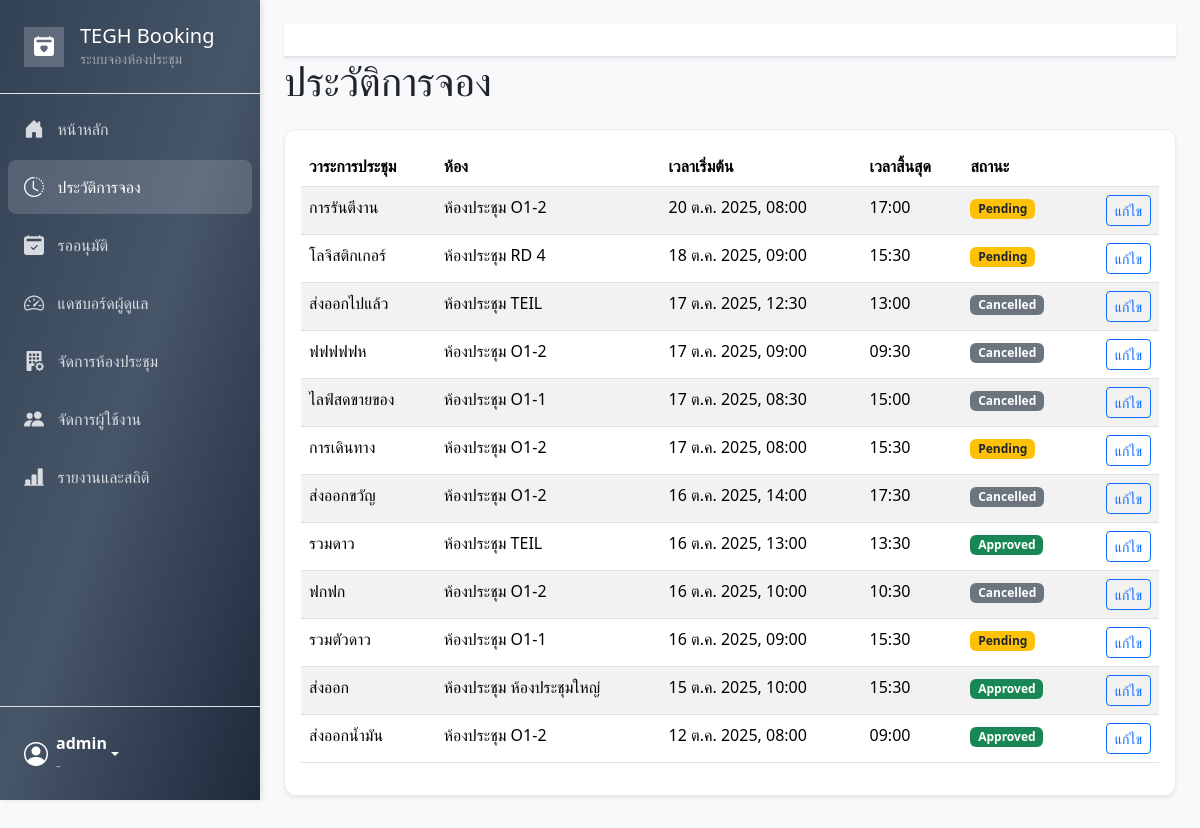
Page /history/ (signed in) on the committed database.
### booking/models.py (models this page shows, shortened)
class Profile(models.Model):
    user = models.OneToOneField(User, on_delete=models.CASCADE)
    department = models.CharField(max_length=100, blank=True)
    phone = models.CharField(max_length=50, blank=True)
    avatar = models.ImageField(upload_to='avatars/', blank=True, null=True)

class Booking(models.Model):
    STATUS_CHOICES = [
        ('PENDING', 'Pending'),
        ('APPROVED', 'Approved'),
        ('REJECTED', 'Rejected'),
        ('CANCELLED', 'Cancelled'),
    ]
    room = models.ForeignKey(Room, related_name='bookings', on_delete=models.CASCADE)
    title = models.CharField(max_length=200)
    description = models.TextField(blank=True)
    start_time = models.DateTimeField()
    end_time = models.DateTimeField()
    booked_by = models.ForeignKey(User, related_name='bookings', on_delete=models.CASCADE)
    participants = models.ManyToManyField(User, related_name='participating_bookings', blank=True)
    participant_count = models.IntegerField(default=1)
    status = models.CharField(max_length=10, choices=STATUS_CHOICES, default='PENDING')
    additional_requests = models.TextField(blank=True, null=True)
    attachment = models.FileField(upload_to='attachments/', blank=True, null=True)
    chairman = models.CharField(max_length=100, blank=True, null=True)
    additional_notes = models.TextField(blank=True, null=True)
    created_at = models.DateTimeField(auto_now_add=True)
    updated_at = models.DateTimeField(auto_now=True)

class Room(models.Model):
    name = models.CharField(max_length=100)
    building = models.CharField(max_length=100, blank=True, null=True)
    floor = models.CharField(max_length=20, blank=True, null=True)
    capacity = models.IntegerField(default=1)
    equipment_in_room = models.TextField(blank=True)
    image = models.ImageField(upload_to='room_images/', blank=True, null=True)

### booking/views.py (the view, shortened to what this page needs)
# urls.py: path('history/', views.history_view, name='history'),
@login_required
def history_view(request):
    bookings = Booking.objects.filter(booked_by=request.user).select_related('room').order_by('-start_time')
    date_f = request.GET.get('date'); room_f = request.GET.get('room'); status_f = request.GET.get('status')
    try:
        if date_f: bookings = bookings.filter(start_time__date=datetime.strptime(date_f, '%Y-%m-%d').date())
    except ValueError:
        messages.warning(request, "รูปแบบวันที่ไม่ถูกต้อง กรุณาใช้ YYYY-MM-DD")
        date_f = None # Reset invalid date filter
    if status_f and status_f in dict(Booking.STATUS_CHOICES): # Validate status choice
        bookings = bookings.filter(status=status_f)
    elif status_f:
        messages.warning(request, "สถานะการจองไม่ถูกต้อง")
        status_f = None # Reset invalid status filter
    context = {
        'my_bookings': bookings,
        'all_rooms': Room.objects.all().order_by('name'),
        'status_choices': Booking.STATUS_CHOICES,
        'current_date': date_f,
        'current_room': room_f,
        'current_status': status_f,
     }
    return render(request, 'pages/history.html', context)

### booking/views.py (called while the page is built)
def is_admin(user):
    return user.is_authenticated and user.groups.filter(name='Admin').exists()

def is_approver_or_admin(user):
    return user.is_authenticated and user.groups.filter(name__in=['Approver', 'Admin']).exists()

### templates/pages/history.html (shortened to what this page needs)
{% extends 'base.html' %}
{% block content %}
<h1 class="mb-4">ประวัติการจอง</h1>
<div class="card shadow-sm">
    <div class="card-body">
        <div class="table-responsive">
            <table class="table table-striped table-hover">
                <thead>
                    <tr>
                        <th>วาระการประชุม</th>
                        <th>ห้อง</th>
                        <th>เวลาเริ่มต้น</th>
                        <th>เวลาสิ้นสุด</th>
                        <th>สถานะ</th>
                        <th></th>
                    </tr>
                </thead>
                <tbody>
                    {% for booking in my_bookings %}
                    <tr>
                        <td>{{ booking.title }}</td>
                        <td>{{ booking.room.name }}</td>
                        <td>{{ booking.start_time|date:"d M Y, H:i" }}</td>
                        <td>{{ booking.end_time|date:"H:i" }}</td>
                        <td>
                            {% if booking.status == 'APPROVED' %}<span class="badge bg-success">{{ booking.get_status_display }}</span>
                            {% elif booking.status == 'PENDING' %}<span class="badge bg-warning text-dark">{{ booking.get_status_display }}</span>
                            {% elif booking.status == 'REJECTED' %}<span class="badge bg-danger">{{ booking.get_status_display }}</span>
                            {% else %}<span class="badge bg-secondary">{{ booking.get_status_display }}</span>
                            {% endif %}
                        </td>
                        <td class="text-end">
                            <a href="{% url 'edit_booking' booking.id %}" class="btn btn-sm btn-outline-primary">แก้ไข</a>
                        </td>
                    </tr>
                    {% empty %}
                    <tr>
                        <td colspan="6" class="text-center text-muted">ไม่พบประวัติการจอง</td>
                    </tr>
                    {% endfor %}
                </tbody>
            </table>
        </div>
    </div>
</div>
{% endblock %}

### templates/base.html (shortened to what this page needs)
{% load static %}
<!DOCTYPE html>
<html lang="th">
<head>
    <link href="https://cdn.jsdelivr.net/npm/bootstrap@5.3.3/dist/css/bootstrap.min.css" rel="stylesheet">
    <link rel="stylesheet" href="https://cdn.jsdelivr.net/npm/bootstrap-icons@1.11.3/font/bootstrap-icons.min.css">
    <link href="https://cdn.jsdelivr.net/npm/select2@4.1.0-rc.0/dist/css/select2.min.css" rel="stylesheet" />
    <link href="https://cdn.jsdelivr.net/npm/fullcalendar@6.1.14/index.global.min.css" rel="stylesheet" />
    <link rel="stylesheet" href="{% static 'css/theme.css' %}">
</head>
<body>
<div class="d-flex">
    <nav class="sidebar d-flex flex-column">
        <div class="sidebar-header p-4 border-bottom">
            <a href="{% url 'dashboard' %}" class="d-flex align-items-center gap-3 text-decoration-none">
                <div class="d-flex align-items-center justify-content-center rounded-lg" style="background-color: rgba(255,255,255,0.2); width: 40px; height: 40px;">
                    <i class="bi bi-calendar2-heart-fill fs-5 text-white"></i>
                </div>
                <div>
                    <h2 class="h5 text-white mb-0">TEGH Booking</h2>
                    <p class="small text-white-50 mb-0">ระบบจองห้องประชุม</p>
                </div>
            </a>
        </div>
        <div class="flex-grow-1 p-2">
            {% if menu_items %}
                {% for item in menu_items %}
                    {% if item.show %}
                        <a href="{% url item.url_name %}" class="sidebar-menu-button {% if item.active %}active{% endif %}">
                            <i class="{{ item.icon }} fs-5"></i>
                            <span>{{ item.label }}</span>
                        </a>
                    {% endif %}
                {% endfor %}
            {% else %}
                <a href="#" class="sidebar-menu-button disabled text-white-50">กำลังโหลดเมนู...</a>
            {% endif %}
        </div>
        <div class="sidebar-footer p-4 border-top">
            {% if user.is_authenticated %}
            <div class="dropdown">
                <a href="#" class="d-flex align-items-center text-white text-decoration-none dropdown-toggle" data-bs-toggle="dropdown" aria-expanded="false">
                    {% if user.profile.profile_picture %}
                    <img src="{{ user.profile.profile_picture.url }}" class="rounded-circle me-2" width="32" height="32" style="object-fit: cover;" alt="Profile">
                    {% else %}
                    <i class="bi bi-person-circle fs-4 me-2"></i>
                    {% endif %}
                    <div class="text-start">
                        <strong>{{ user.get_full_name|default:user.username }}</strong>
                        <div class="small text-white-50">{{ user.profile.department|default:"-" }}</div>
                    </div>
                </a>
            </div>
            {% endif %}
        </div>
    </nav>
    <main class="main-content-wrapper flex-grow-1">
        <header class="sticky-top bg-white p-3 border-bottom shadow-sm d-flex justify-content-between align-items-center">
        </header>
        <div>
            {% block content %}{% endblock %}
        </div>
    </main>
</div>
</body>
</html>

### static/css/theme.css (style rules this page uses)
.sidebar { width: 260px; min-width: 260px; height: 100vh; position: fixed; top: 0; left: 0; z-index: 1030; color: white; background-image: linear-gradient(to bottom right, #334155, #475569, #1e293b); display: flex; flex-direction: column; box-shadow: 2px 0 5px rgba(0,0,0,0.1); }
.sidebar-header { border-bottom: 1px solid rgba(255, 255, 255, 0.15); }
.sidebar-footer { border-top: 1px solid rgba(255, 255, 255, 0.15); }
.sidebar-menu-button { display: flex; align-items: center; gap: 0.85rem; padding: 0.75rem 1rem; border-radius: 0.5rem; text-decoration: none; color: rgba(255, 255, 255, 0.8); transition: all 0.2s ease-in-out; margin-bottom: 4px; }
.sidebar-menu-button.active { background-color: rgba(255, 255, 255, 0.15); color: white; font-weight: 500; }
.sidebar-menu-button i { min-width: 20px; text-align: center; }
.main-content-wrapper { margin-left: 260px; width: calc(100% - 260px); min-height: 100vh; padding: 0; background-color: #f8f9fa; transition: margin-left 0.3s ease, width 0.3s ease; }
.card { border-radius: 0.75rem; border: 1px solid #e9ecef; box-shadow: 0 1px 3px rgba(0,0,0,.04); margin-bottom: 1rem; }

### templates/base.html (style rules this page uses)
body { margin: 0; background-color: #f8f9fa; }
.main-content-wrapper { margin-left: 260px; width: calc(100% - 260px); padding: 1.5rem; }

### rows in the picture
Booking: title "การรันตีงาน", room.name "ห้องประชุม O1-2", start_time "20 ต.ค. 2025, 08:00", end_time "17:00", status "Pending"
Booking: title "โลจิสติกเกอร์", room.name "ห้องประชุม RD 4", start_time "18 ต.ค. 2025, 09:00", end_time "15:30", status "Pending"
Booking: title "ส่งออกไปแล้ว", room.name "ห้องประชุม TEIL", start_time "17 ต.ค. 2025, 12:30", end_time "13:00", status "Cancelled"
Booking: title "ฟฟฟฟฟห", room.name "ห้องประชุม O1-2", start_time "17 ต.ค. 2025, 09:00", end_time "09:30", status "Cancelled"
Booking: title "ไลฟ์สดขายของ", room.name "ห้องประชุม O1-1", start_time "17 ต.ค. 2025, 08:30", end_time "15:00", status "Cancelled"
Booking: title "การเดินทาง", room.name "ห้องประชุม O1-2", start_time "17 ต.ค. 2025, 08:00", end_time "15:30", status "Pending"
Booking: title "ส่งออกขวัญ", room.name "ห้องประชุม O1-2", start_time "16 ต.ค. 2025, 14:00", end_time "17:30", status "Cancelled"
Booking: title "รวมดาว", room.name "ห้องประชุม TEIL", start_time "16 ต.ค. 2025, 13:00", end_time "13:30", status "Approved"
Booking: title "ฟกฟก", room.name "ห้องประชุม O1-2", start_time "16 ต.ค. 2025, 10:00", end_time "10:30", status "Cancelled"
Booking: title "รวมตัวดาว", room.name "ห้องประชุม O1-1", start_time "16 ต.ค. 2025, 09:00", end_time "15:30", status "Pending"
Booking: title "ส่งออก", room.name "ห้องประชุม ห้องประชุมใหญ่", start_time "15 ต.ค. 2025, 10:00", end_time "15:30", status "Approved"
Booking: title "ส่งออกน้ำมัน", room.name "ห้องประชุม O1-2", start_time "12 ต.ค. 2025, 08:00", end_time "09:00", status "Approved"

### other values in the picture
{{ item.label }} "หน้าหลัก" "ประวัติการจอง" "รออนุมัติ" "แดชบอร์ดผู้ดูแล" "จัดการห้องประชุม" "จัดการผู้ใช้งาน" "รายงานและสถิติ"
{{ user.get_full_name|default:user.username }} "admin"
{{ user.profile.department|default:"-" }} "-"
